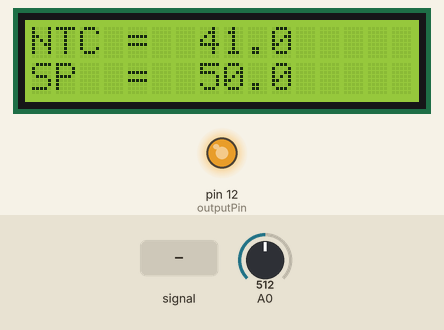
Bench run of a sketch on a simulated Arduino Uno, built with avr-gcc and run on an emulated ATmega328P. Parts: 16×2 character LCD, output pins drawn as LEDs (lit = HIGH). The test bench sets the inputs (shaded band); at power-on: A0 = 512.

Above: at 3.2 s.
3.3 s: A0 set to 450
At 5.3 s:
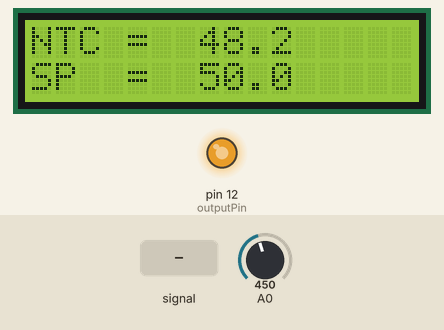
5.6 s: A0 set to 440
At 6.29 s:
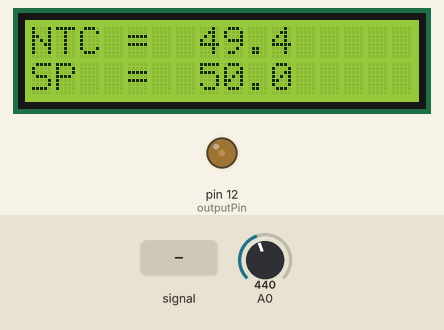
7.6 s: A0 fed a 1000 Hz sine of ±255 counts around its level
At 8.9 s:
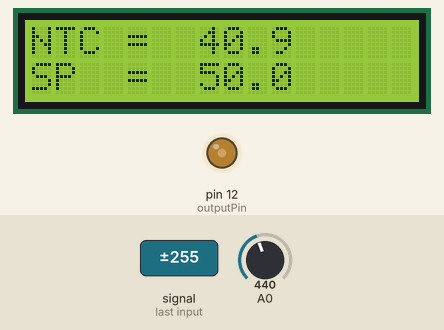
10.6 s: A0 set to 0
At 12.0 s:
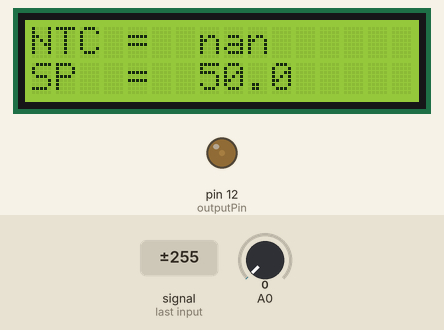
12.6 s: A0 set to 60
At 13.7 s:
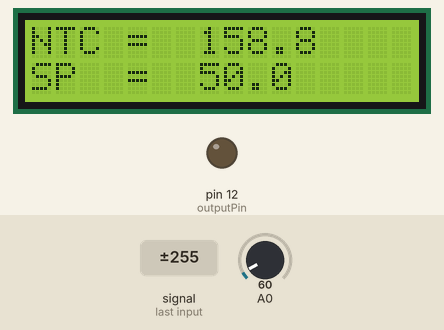
Timing chart, 0 to 15.6 s (numbered marks = the images above; inputs shaded):
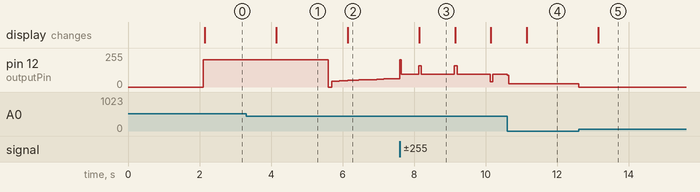

The sketch:

M10-KendaliPID.ino
```cpp
#include <SoftwareSerial.h>
#include <PID_v1.h>
#include <RBDdimmer.h>
#include <Wire.h>
#include <LiquidCrystal_I2C.h>

#define outputPin 12
#define zerocross 2

LiquidCrystal_I2C lcd(0x27, 16, 2);
SoftwareSerial mySerial(5, 7);

float ntc, hasil, hasil1, nilai_sensor;
double Setpoint, Input, Output, outval, gap;
double aggKp = 50, aggKi = 25, aggKd = 35;   // INI NILAI KP KI KD NYA DIGANTI SESUAI KEBUTUHAN

PID myPID(&Input, &Output, &Setpoint, aggKp, aggKi, aggKd, DIRECT);
dimmerLamp dimmer(outputPin);

unsigned long previousMillis = 0;
const long interval = 1000;

void setup() {
  dimmer.begin(NORMAL_MODE, ON);
  myPID.SetMode(AUTOMATIC);

  Input = 25.0;
  Setpoint = 50.0;

  mySerial.begin(9600);
  lcd.init();
  lcd.backlight();
  lcd.setCursor(0, 0);
  lcd.print("LAB.......FISIKA");
  lcd.setCursor(0, 1);
  lcd.print("..INSTRUMENTASI.");
  delay(2000);
  lcd.clear();
}

void loop() {
  ntc = analogRead(A0);
  hasil = log(10000.0 * (ntc / (1023.0 - ntc)));
  hasil1 = 1 / (((0.000017 + (0.00037 * hasil)) - (0.00000031 * hasil * hasil * hasil)));
  nilai_sensor = ((float)hasil1 - 273.15);
  Input = nilai_sensor;

  gap = (Setpoint - Input);

  if (gap >= 0.6) {
    Output = 255;
  }
  else if (gap < 0) {
    Output = 0;
  }
  else {
    myPID.Compute();
  }

  if (Output <= 0) {
    outval = 0;
  } else {
    outval = map(Output, 0, 255, 10, 80);
  }
  dimmer.setPower(outval);

  unsigned long currentMillis = millis();
  if (currentMillis - previousMillis >= interval) {
    previousMillis = currentMillis;

    lcd.setCursor(0, 0);
    lcd.print("NTC = ");
    lcd.setCursor(7, 0);
    lcd.print(nilai_sensor, 1);
    lcd.print("  ");

    lcd.setCursor(0, 1);
    lcd.print("SP  = ");
    lcd.setCursor(7, 1);
    lcd.print(Setpoint, 1);
    lcd.print("  ");
    mySerial.print(nilai_sensor, 1);
    mySerial.print("|");
    mySerial.print(Setpoint, 1);
    mySerial.print("|");
    mySerial.print(aggKp, 0);
    mySerial.print("|");
    mySerial.print(aggKi, 0);
    mySerial.print("|");
    mySerial.print(aggKd, 0);
    mySerial.println();
  }
}
```

Measured:
- the behaviour switches between 441 and 440 on A0 (found by bisection; images 1 and 2)
- after the input at 3.3 s, the display: changes after 0.85 s (image 1)
- after the input at 5.6 s, pin 12 (outputPin): 204/255 → 0/255 at once, → 45/255 0.10 s later, → 48/255 0.20 s later, → 51/255 0.25 s later, … (9 changes in this stretch); the display: changes after 0.55 s (image 2)
- after the input at 7.6 s, the display: changes after 0.55 s (image 3)
- after the input at 10.6 s, the display: changes after 0.54 s (image 4)
- after the input at 12.6 s, pin 12 (outputPin): 25/255 → 0/255 at once; the display: changes after 0.55 s (image 5)
- what the display in image 3 shows lasts 1.0 s, from 8.1 s to 9.1 s
